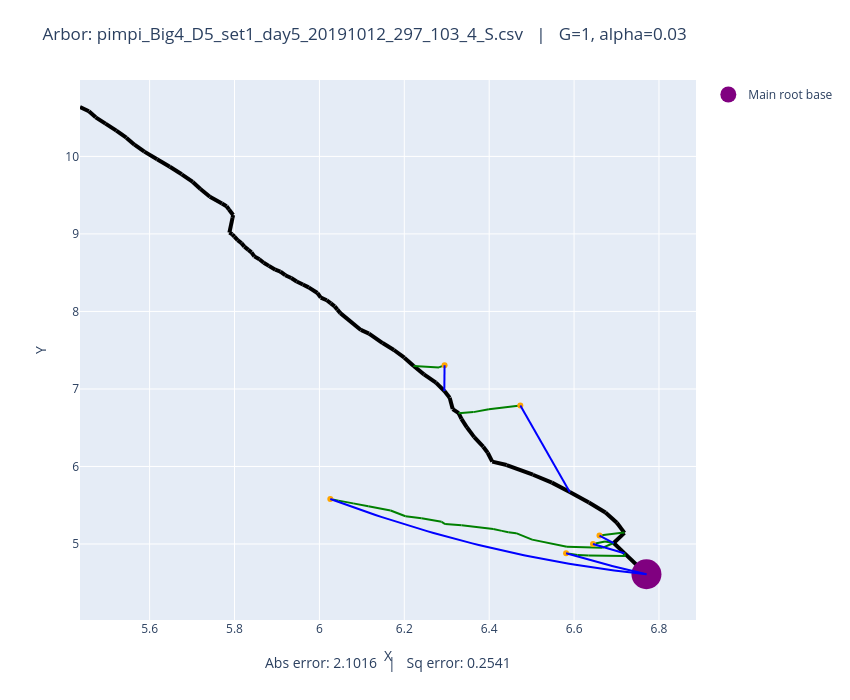

The notebook cell this image was saved under:
### Code cell
# Plot both observed and optimized
plot_arbors(fname, 1, 0.03)

### Figure 1 — Plotly figure (JSON) as saved in the notebook; plotly's stock layout.template omitted (floating-point values rounded to 4 significant figures)
{"data": [{"line": {"color": "black", "width": 4}, "mode": "lines", "showlegend": false, "type": "scatter", "x": [6.77, 6.718], "y": [4.61, 4.882]}, {"line": {"color": "black", "width": 4}, "mode": "lines", "showlegend": false, "type": "scatter", "x": [6.718, 6.693], "y": [4.882, 5.013]}, {"line": {"color": "black", "width": 4}, "mode": "lines", "showlegend": false, "type": "scatter", "x": [6.693, 6.719], "y": [5.013, 5.144]}, {"line": {"color": "black", "width": 4}, "mode": "lines", "showlegend": false, "type": "scatter", "x": [6.719, 6.701], "y": [5.144, 5.274]}, {"line": {"color": "black", "width": 4}, "mode": "lines", "showlegend": false, "type": "scatter", "x": [6.701, 6.674], "y": [5.274, 5.406]}, {"line": {"color": "black", "width": 4}, "mode": "lines", "showlegend": false, "type": "scatter", "x": [6.674, 6.635], "y": [5.406, 5.536]}, {"line": {"color": "black", "width": 4}, "mode": "lines", "showlegend": false, "type": "scatter", "x": [6.635, 6.59], "y": [5.536, 5.672]}, {"line": {"color": "black", "width": 4}, "mode": "lines", "showlegend": false, "type": "scatter", "x": [6.59, 6.548], "y": [5.672, 5.792]}, {"line": {"color": "black", "width": 4}, "mode": "lines", "showlegend": false, "type": "scatter", "x": [6.548, 6.503], "y": [5.792, 5.894]}, {"line": {"color": "black", "width": 4}, "mode": "lines", "showlegend": false, "type": "scatter", "x": [6.503, 6.441], "y": [5.894, 6.019]}, {"line": {"color": "black", "width": 4}, "mode": "lines", "showlegend": false, "type": "scatter", "x": [6.441, 6.407], "y": [6.019, 6.063]}, {"line": {"color": "black", "width": 4}, "mode": "lines", "showlegend": false, "type": "scatter", "x": [6.407, 6.396], "y": [6.063, 6.177]}, {"line": {"color": "black", "width": 4}, "mode": "lines", "showlegend": false, "type": "scatter", "x": [6.396, 6.386], "y": [6.177, 6.255]}, {"line": {"color": "black", "width": 4}, "mode": "lines", "showlegend": false, "type": "scatter", "x": [6.386, 6.365], "y": [6.255, 6.379]}, {"line": {"color": "black", "width": 4}, "mode": "lines", "showlegend": false, "type": "scatter", "x": [6.365, 6.347], "y": [6.379, 6.505]}, {"line": {"color": "black", "width": 4}, "mode": "lines", "showlegend": false, "type": "scatter", "x": [6.347, 6.335], "y": [6.505, 6.615]}, {"line": {"color": "black", "width": 4}, "mode": "lines", "showlegend": false, "type": "scatter", "x": [6.335, 6.328], "y": [6.615, 6.688]}, {"line": {"color": "black", "width": 4}, "mode": "lines", "showlegend": false, "type": "scatter", "x": [6.328, 6.314], "y": [6.688, 6.741]}, {"line": {"color": "black", "width": 4}, "mode": "lines", "showlegend": false, "type": "scatter", "x": [6.314, 6.307], "y": [6.741, 6.888]}, {"line": {"color": "black", "width": 4}, "mode": "lines", "showlegend": false, "type": "scatter", "x": [6.307, 6.294], "y": [6.888, 6.973]}, {"line": {"color": "black", "width": 4}, "mode": "lines", "showlegend": false, "type": "scatter", "x": [6.294, 6.275], "y": [6.973, 7.082]}, {"line": {"color": "black", "width": 4}, "mode": "lines", "showlegend": false, "type": "scatter", "x": [6.275, 6.246], "y": [7.082, 7.188]}, {"line": {"color": "black", "width": 4}, "mode": "lines", "showlegend": false, "type": "scatter", "x": [6.246, 6.222], "y": [7.188, 7.296]}, {"line": {"color": "black", "width": 4}, "mode": "lines", "showlegend": false, "type": "scatter", "x": [6.222, 6.2], "y": [7.296, 7.404]}, {"line": {"color": "black", "width": 4}, "mode": "lines", "showlegend": false, "type": "scatter", "x": [6.2, 6.176], "y": [7.404, 7.502]}, {"line": {"color": "black", "width": 4}, "mode": "lines", "showlegend": false, "type": "scatter", "x": [6.176, 6.149], "y": [7.502, 7.592]}, {"line": {"color": "black", "width": 4}, "mode": "lines", "showlegend": false, "type": "scatter", "x": [6.149, 6.117], "y": [7.592, 7.715]}, {"line": {"color": "black", "width": 4}, "mode": "lines", "showlegend": false, "type": "scatter", "x": [6.117, 6.098], "y": [7.715, 7.761]}, {"line": {"color": "black", "width": 4}, "mode": "lines", "showlegend": false, "type": "scatter", "x": [6.098, 6.049], "y": [7.761, 7.978]}, {"line": {"color": "black", "width": 4}, "mode": "lines", "showlegend": false, "type": "scatter", "x": [6.049, 6.042], "y": [7.978, 8.023]}, {"line": {"color": "black", "width": 4}, "mode": "lines", "showlegend": false, "type": "scatter", "x": [6.042, 6.036], "y": [8.023, 8.065]}, {"line": {"color": "black", "width": 4}, "mode": "lines", "showlegend": false, "type": "scatter", "x": [6.036, 6.027], "y": [8.065, 8.104]}, {"line": {"color": "black", "width": 4}, "mode": "lines", "showlegend": false, "type": "scatter", "x": [6.027, 6.017], "y": [8.104, 8.145]}, {"line": {"color": "black", "width": 4}, "mode": "lines", "showlegend": false, "type": "scatter", "x": [6.017, 6.003], "y": [8.145, 8.179]}, {"line": {"color": "black", "width": 4}, "mode": "lines", "showlegend": false, "type": "scatter", "x": [6.003, 5.995], "y": [8.179, 8.238]}, {"line": {"color": "black", "width": 4}, "mode": "lines", "showlegend": false, "type": "scatter", "x": [5.995, 5.975], "y": [8.238, 8.31]}, {"line": {"color": "black", "width": 4}, "mode": "lines", "showlegend": false, "type": "scatter", "x": [5.975, 5.961], "y": [8.31, 8.347]}, {"line": {"color": "black", "width": 4}, "mode": "lines", "showlegend": false, "type": "scatter", "x": [5.961, 5.946], "y": [8.347, 8.387]}, {"line": {"color": "black", "width": 4}, "mode": "lines", "showlegend": false, "type": "scatter", "x": [5.946, 5.934], "y": [8.387, 8.431]}, {"line": {"color": "black", "width": 4}, "mode": "lines", "showlegend": false, "type": "scatter", "x": [5.934, 5.92], "y": [8.431, 8.467]}, {"line": {"color": "black", "width": 4}, "mode": "lines", "showlegend": false, "type": "scatter", "x": [5.92, 5.908], "y": [8.467, 8.515]}, {"line": {"color": "black", "width": 4}, "mode": "lines", "showlegend": false, "type": "scatter", "x": [5.908, 5.896], "y": [8.515, 8.538]}, {"line": {"color": "black", "width": 4}, "mode": "lines", "showlegend": false, "type": "scatter", "x": [5.896, 5.881], "y": [8.538, 8.588]}, {"line": {"color": "black", "width": 4}, "mode": "lines", "showlegend": false, "type": "scatter", "x": [5.881, 5.869], "y": [8.588, 8.629]}, {"line": {"color": "black", "width": 4}, "mode": "lines", "showlegend": false, "type": "scatter", "x": [5.869, 5.859], "y": [8.629, 8.673]}, {"line": {"color": "black", "width": 4}, "mode": "lines", "showlegend": false, "type": "scatter", "x": [5.859, 5.847], "y": [8.673, 8.711]}, {"line": {"color": "black", "width": 4}, "mode": "lines", "showlegend": false, "type": "scatter", "x": [5.847, 5.84], "y": [8.711, 8.762]}, {"line": {"color": "black", "width": 4}, "mode": "lines", "showlegend": false, "type": "scatter", "x": [5.84, 5.833], "y": [8.762, 8.795]}, {"line": {"color": "black", "width": 4}, "mode": "lines", "showlegend": false, "type": "scatter", "x": [5.833, 5.823], "y": [8.795, 8.836]}, {"line": {"color": "black", "width": 4}, "mode": "lines", "showlegend": false, "type": "scatter", "x": [5.823, 5.816], "y": [8.836, 8.881]}, {"line": {"color": "black", "width": 4}, "mode": "lines", "showlegend": false, "type": "scatter", "x": [5.816, 5.807], "y": [8.881, 8.919]}, {"line": {"color": "black", "width": 4}, "mode": "lines", "showlegend": false, "type": "scatter", "x": [5.807, 5.8], "y": [8.919, 8.964]}, {"line": {"color": "black", "width": 4}, "mode": "lines", "showlegend": false, "type": "scatter", "x": [5.8, 5.795], "y": [8.964, 8.995]}, {"line": {"color": "black", "width": 4}, "mode": "lines", "showlegend": false, "type": "scatter", "x": [5.795, 5.788], "y": [8.995, 9.017]}, {"line": {"color": "black", "width": 4}, "mode": "lines", "showlegend": false, "type": "scatter", "x": [5.788, 5.795], "y": [9.017, 9.208]}, {"line": {"color": "black", "width": 4}, "mode": "lines", "showlegend": false, "type": "scatter", "x": [5.795, 5.797], "y": [9.208, 9.244]}, {"line": {"color": "black", "width": 4}, "mode": "lines", "showlegend": false, "type": "scatter", "x": [5.797, 5.787], "y": [9.244, 9.315]}, {"line": {"color": "black", "width": 4}, "mode": "lines", "showlegend": false, "type": "scatter", "x": [5.787, 5.781], "y": [9.315, 9.357]}, {"line": {"color": "black", "width": 4}, "mode": "lines", "showlegend": false, "type": "scatter", "x": [5.781, 5.77], "y": [9.357, 9.392]}, {"line": {"color": "black", "width": 4}, "mode": "lines", "showlegend": false, "type": "scatter", "x": [5.77, 5.742], "y": [9.392, 9.479]}, {"line": {"color": "black", "width": 4}, "mode": "lines", "showlegend": false, "type": "scatter", "x": [5.742, 5.72], "y": [9.479, 9.58]}, {"line": {"color": "black", "width": 4}, "mode": "lines", "showlegend": false, "type": "scatter", "x": [5.72, 5.702], "y": [9.58, 9.671]}, {"line": {"color": "black", "width": 4}, "mode": "lines", "showlegend": false, "type": "scatter", "x": [5.702, 5.676], "y": [9.671, 9.77]}, {"line": {"color": "black", "width": 4}, "mode": "lines", "showlegend": false, "type": "scatter", "x": [5.676, 5.648], "y": [9.77, 9.867]}, {"line": {"color": "black", "width": 4}, "mode": "lines", "showlegend": false, "type": "scatter", "x": [5.648, 5.618], "y": [9.867, 9.965]}, {"line": {"color": "black", "width": 4}, "mode": "lines", "showlegend": false, "type": "scatter", "x": [5.618, 5.588], "y": [9.965, 10.06]}, {"line": {"color": "black", "width": 4}, "mode": "lines", "showlegend": false, "type": "scatter", "x": [5.588, 5.564], "y": [10.06, 10.15]}, {"line": {"color": "black", "width": 4}, "mode": "lines", "showlegend": false, "type": "scatter", "x": [5.564, 5.545], "y": [10.15, 10.24]}, {"line": {"color": "black", "width": 4}, "mode": "lines", "showlegend": false, "type": "scatter", "x": [5.545, 5.522], "y": [10.24, 10.33]}, {"line": {"color": "black", "width": 4}, "mode": "lines", "showlegend": false, "type": "scatter", "x": [5.522, 5.496], "y": [10.33, 10.42]}, {"line": {"color": "black", "width": 4}, "mode": "lines", "showlegend": false, "type": "scatter", "x": [5.496, 5.473], "y": [10.42, 10.5]}, {"line": {"color": "black", "width": 4}, "mode": "lines", "showlegend": false, "type": "scatter", "x": [5.473, 5.457], "y": [10.5, 10.58]}, {"line": {"color": "black", "width": 4}, "mode": "lines", "showlegend": false, "type": "scatter", "x": [5.457, 5.436], "y": [10.58, 10.64]}, {"line": {"color": "green", "width": 2}, "mode": "lines", "showlegend": false, "type": "scatter", "x": [6.66, 6.717], "y": [5.109, 5.147]}, {"line": {"color": "green", "width": 2}, "mode": "lines", "showlegend": false, "type": "scatter", "x": [6.717, 6.719], "y": [5.147, 5.144]}, {"line": {"color": "green", "width": 2}, "mode": "lines", "showlegend": false, "type": "scatter", "x": [6.645, 6.673], "y": [5.001, 5.034]}, {"line": {"color": "green", "width": 2}, "mode": "lines", "showlegend": false, "type": "scatter", "x": [6.673, 6.693], "y": [5.034, 5.013]}, {"line": {"color": "green", "width": 2}, "mode": "lines", "showlegend": false, "type": "scatter", "x": [6.026, 6.045], "y": [5.581, 5.559]}, {"line": {"color": "green", "width": 2}, "mode": "lines", "showlegend": false, "type": "scatter", "x": [6.045, 6.08], "y": [5.559, 5.524]}, {"line": {"color": "green", "width": 2}, "mode": "lines", "showlegend": false, "type": "scatter", "x": [6.08, 6.115], "y": [5.524, 5.486]}, {"line": {"color": "green", "width": 2}, "mode": "lines", "showlegend": false, "type": "scatter", "x": [6.115, 6.168], "y": [5.486, 5.433]}, {"line": {"color": "green", "width": 2}, "mode": "lines", "showlegend": false, "type": "scatter", "x": [6.168, 6.203], "y": [5.433, 5.358]}, {"line": {"color": "green", "width": 2}, "mode": "lines", "showlegend": false, "type": "scatter", "x": [6.203, 6.241], "y": [5.358, 5.332]}, {"line": {"color": "green", "width": 2}, "mode": "lines", "showlegend": false, "type": "scatter", "x": [6.241, 6.288], "y": [5.332, 5.286]}, {"line": {"color": "green", "width": 2}, "mode": "lines", "showlegend": false, "type": "scatter", "x": [6.288, 6.296], "y": [5.286, 5.257]}, {"line": {"color": "green", "width": 2}, "mode": "lines", "showlegend": false, "type": "scatter", "x": [6.296, 6.335], "y": [5.257, 5.241]}, {"line": {"color": "green", "width": 2}, "mode": "lines", "showlegend": false, "type": "scatter", "x": [6.335, 6.41], "y": [5.241, 5.194]}, {"line": {"color": "green", "width": 2}, "mode": "lines", "showlegend": false, "type": "scatter", "x": [6.41, 6.43], "y": [5.194, 5.169]}, {"line": {"color": "green", "width": 2}, "mode": "lines", "showlegend": false, "type": "scatter", "x": [6.43, 6.445], "y": [5.169, 5.151]}, {"line": {"color": "green", "width": 2}, "mode": "lines", "showlegend": false, "type": "scatter", "x": [6.445, 6.463], "y": [5.151, 5.14]}, {"line": {"color": "green", "width": 2}, "mode": "lines", "showlegend": false, "type": "scatter", "x": [6.463, 6.501], "y": [5.14, 5.056]}, {"line": {"color": "green", "width": 2}, "mode": "lines", "showlegend": false, "type": "scatter", "x": [6.501, 6.583], "y": [5.056, 4.963]}, {"line": {"color": "green", "width": 2}, "mode": "lines", "showlegend": false, "type": "scatter", "x": [6.583, 6.667], "y": [4.963, 4.951]}, {"line": {"color": "green", "width": 2}, "mode": "lines", "showlegend": false, "type": "scatter", "x": [6.667, 6.693], "y": [4.951, 5.013]}, {"line": {"color": "green", "width": 2}, "mode": "lines", "showlegend": false, "type": "scatter", "x": [6.581, 6.608], "y": [4.88, 4.86]}, {"line": {"color": "green", "width": 2}, "mode": "lines", "showlegend": false, "type": "scatter", "x": [6.608, 6.634], "y": [4.86, 4.851]}, {"line": {"color": "green", "width": 2}, "mode": "lines", "showlegend": false, "type": "scatter", "x": [6.634, 6.72], "y": [4.851, 4.845]}, {"line": {"color": "green", "width": 2}, "mode": "lines", "showlegend": false, "type": "scatter", "x": [6.72, 6.718], "y": [4.845, 4.882]}, {"line": {"color": "green", "width": 2}, "mode": "lines", "showlegend": false, "type": "scatter", "x": [6.295, 6.282], "y": [7.307, 7.278]}, {"line": {"color": "green", "width": 2}, "mode": "lines", "showlegend": false, "type": "scatter", "x": [6.282, 6.222], "y": [7.278, 7.296]}, {"line": {"color": "green", "width": 2}, "mode": "lines", "showlegend": false, "type": "scatter", "x": [6.473, 6.399], "y": [6.788, 6.737]}, {"line": {"color": "green", "width": 2}, "mode": "lines", "showlegend": false, "type": "scatter", "x": [6.399, 6.363], "y": [6.737, 6.701]}, {"line": {"color": "green", "width": 2}, "mode": "lines", "showlegend": false, "type": "scatter", "x": [6.363, 6.328], "y": [6.701, 6.688]}, {"marker": {"color": "orange"}, "mode": "markers", "showlegend": false, "type": "scatter", "x": [6.66], "y": [5.109]}, {"marker": {"color": "orange"}, "mode": "markers", "showlegend": false, "type": "scatter", "x": [6.645], "y": [5.001]}, {"marker": {"color": "orange"}, "mode": "markers", "showlegend": false, "type": "scatter", "x": [6.026], "y": [5.581]}, {"marker": {"color": "orange"}, "mode": "markers", "showlegend": false, "type": "scatter", "x": [6.581], "y": [4.88]}, {"marker": {"color": "orange"}, "mode": "markers", "showlegend": false, "type": "scatter", "x": [6.295], "y": [7.307]}, {"marker": {"color": "orange"}, "mode": "markers", "showlegend": false, "type": "scatter", "x": [6.473], "y": [6.788]}, {"marker": {"color": "purple", "size": 30}, "mode": "markers", "name": "Main root base", "type": "scatter", "x": [6.77], "y": [4.61]}, {"line": {"color": "blue"}, "mode": "lines", "showlegend": false, "type": "scatter", "x": [6.66, 6.661, 6.661, 6.662, 6.663, 6.663, 6.664, 6.665, 6.665, 6.666, 6.667, 6.667, 6.668, 6.669, 6.669, 6.67, 6.671, 6.671, 6.672, 6.673, 6.674, 6.674, 6.675, 6.676, 6.676, 6.677, 6.678, 6.678, 6.679, 6.68, 6.68, 6.681, 6.682, 6.682, 6.683, 6.684, 6.684, 6.685, 6.686, 6.686, 6.687, 6.688, 6.689, 6.689, 6.69, 6.691, 6.691, 6.692, 6.693, 6.693], "y": [5.109, 5.107, 5.105, 5.103, 5.101, 5.099, 5.097, 5.095, 5.093, 5.091, 5.089, 5.087, 5.085, 5.083, 5.082, 5.08, 5.078, 5.076, 5.074, 5.072, 5.07, 5.068, 5.066, 5.064, 5.062, 5.06, 5.058, 5.056, 5.054, 5.052, 5.05, 5.048, 5.046, 5.044, 5.042, 5.04, 5.038, 5.036, 5.034, 5.032, 5.03, 5.028, 5.026, 5.024, 5.022, 5.021, 5.019, 5.017, 5.015, 5.013]}, {"line": {"color": "blue"}, "mode": "lines", "showlegend": false, "type": "scatter", "x": [6.645, 6.646, 6.648, 6.649, 6.651, 6.652, 6.654, 6.655, 6.657, 6.658, 6.66, 6.661, 6.663, 6.664, 6.666, 6.667, 6.669, 6.67, 6.672, 6.673, 6.675, 6.676, 6.678, 6.679, 6.681, 6.682, 6.684, 6.685, 6.687, 6.688, 6.69, 6.691, 6.693, 6.694, 6.696, 6.697, 6.699, 6.7, 6.702, 6.703, 6.705, 6.706, 6.708, 6.709, 6.711, 6.712, 6.714, 6.715, 6.717, 6.718], "y": [5.001, 4.998, 4.996, 4.993, 4.991, 4.988, 4.986, 4.983, 4.981, 4.978, 4.976, 4.973, 4.971, 4.968, 4.966, 4.963, 4.961, 4.958, 4.956, 4.953, 4.951, 4.948, 4.946, 4.944, 4.941, 4.939, 4.936, 4.934, 4.931, 4.929, 4.927, 4.924, 4.922, 4.919, 4.917, 4.915, 4.912, 4.91, 4.908, 4.905, 4.903, 4.9, 4.898, 4.896, 4.893, 4.891, 4.889, 4.886, 4.884, 4.882]}, {"line": {"color": "blue"}, "mode": "lines", "showlegend": false, "type": "scatter", "x": [6.026, 6.041, 6.056, 6.071, 6.086, 6.102, 6.117, 6.132, 6.147, 6.162, 6.178, 6.193, 6.208, 6.223, 6.238, 6.254, 6.269, 6.284, 6.299, 6.314, 6.33, 6.345, 6.36, 6.375, 6.39, 6.406, 6.421, 6.436, 6.451, 6.466, 6.482, 6.497, 6.512, 6.527, 6.542, 6.558, 6.573, 6.588, 6.603, 6.618, 6.634, 6.649, 6.664, 6.679, 6.694, 6.71, 6.725, 6.74, 6.755, 6.77], "y": [5.581, 5.55, 5.52, 5.49, 5.46, 5.431, 5.403, 5.374, 5.347, 5.32, 5.293, 5.267, 5.241, 5.215, 5.19, 5.166, 5.142, 5.118, 5.095, 5.073, 5.051, 5.029, 5.008, 4.987, 4.967, 4.947, 4.928, 4.909, 4.89, 4.872, 4.855, 4.838, 4.821, 4.805, 4.789, 4.774, 4.759, 4.745, 4.731, 4.718, 4.705, 4.693, 4.681, 4.669, 4.658, 4.648, 4.637, 4.628, 4.619, 4.61]}, {"line": {"color": "blue"}, "mode": "lines", "showlegend": false, "type": "scatter", "x": [6.581, 6.585, 6.589, 6.593, 6.597, 6.6, 6.604, 6.608, 6.612, 6.616, 6.62, 6.624, 6.628, 6.631, 6.635, 6.639, 6.643, 6.647, 6.651, 6.655, 6.658, 6.662, 6.666, 6.67, 6.674, 6.678, 6.682, 6.685, 6.689, 6.693, 6.697, 6.701, 6.705, 6.709, 6.713, 6.716, 6.72, 6.724, 6.728, 6.732, 6.736, 6.74, 6.743, 6.747, 6.751, 6.755, 6.759, 6.763, 6.767, 6.77], "y": [4.88, 4.874, 4.868, 4.862, 4.855, 4.849, 4.843, 4.837, 4.831, 4.825, 4.819, 4.813, 4.807, 4.801, 4.796, 4.79, 4.784, 4.778, 4.773, 4.767, 4.761, 4.756, 4.75, 4.744, 4.739, 4.733, 4.728, 4.722, 4.717, 4.712, 4.706, 4.701, 4.695, 4.69, 4.685, 4.68, 4.675, 4.669, 4.664, 4.659, 4.654, 4.649, 4.644, 4.639, 4.634, 4.629, 4.624, 4.619, 4.615, 4.61]}, {"line": {"color": "blue"}, "mode": "lines", "showlegend": false, "type": "scatter", "x": [6.294, 6.294, 6.294, 6.294, 6.294, 6.294, 6.294, 6.294, 6.294, 6.294, 6.294, 6.294, 6.294, 6.294, 6.294, 6.294, 6.294, 6.294, 6.294, 6.295, 6.295, 6.295, 6.295, 6.295, 6.295, 6.295, 6.295, 6.295, 6.295, 6.295, 6.295, 6.295, 6.295, 6.295, 6.295, 6.295, 6.295, 6.295, 6.295, 6.295, 6.295, 6.295, 6.295, 6.295, 6.295, 6.295, 6.295, 6.295, 6.295, 6.295], "y": [6.974, 6.981, 6.988, 6.995, 7.002, 7.008, 7.015, 7.022, 7.029, 7.036, 7.042, 7.049, 7.056, 7.063, 7.07, 7.076, 7.083, 7.09, 7.097, 7.104, 7.11, 7.117, 7.124, 7.131, 7.138, 7.144, 7.151, 7.158, 7.165, 7.171, 7.178, 7.185, 7.192, 7.199, 7.205, 7.212, 7.219, 7.226, 7.233, 7.239, 7.246, 7.253, 7.26, 7.267, 7.273, 7.28, 7.287, 7.294, 7.301, 7.307]}, {"line": {"color": "blue"}, "mode": "lines", "showlegend": false, "type": "scatter", "x": [6.473, 6.476, 6.478, 6.48, 6.483, 6.485, 6.488, 6.49, 6.492, 6.495, 6.497, 6.499, 6.502, 6.504, 6.507, 6.509, 6.511, 6.514, 6.516, 6.519, 6.521, 6.523, 6.526, 6.528, 6.53, 6.533, 6.535, 6.538, 6.54, 6.542, 6.545, 6.547, 6.549, 6.552, 6.554, 6.557, 6.559, 6.561, 6.564, 6.566, 6.568, 6.571, 6.573, 6.576, 6.578, 6.58, 6.583, 6.585, 6.587, 6.59], "y": [6.788, 6.765, 6.742, 6.719, 6.696, 6.673, 6.65, 6.627, 6.604, 6.581, 6.558, 6.535, 6.512, 6.489, 6.466, 6.444, 6.421, 6.398, 6.375, 6.352, 6.329, 6.306, 6.284, 6.261, 6.238, 6.215, 6.193, 6.17, 6.147, 6.124, 6.102, 6.079, 6.056, 6.033, 6.011, 5.988, 5.965, 5.943, 5.92, 5.898, 5.875, 5.852, 5.83, 5.807, 5.785, 5.762, 5.74, 5.717, 5.694, 5.672]}], "layout": {"annotations": [{"font": {"size": 14}, "showarrow": false, "text": "Abs error: 2.1016   |   Sq error: 0.2541", "x": 0.5, "xref": "paper", "y": -0.1, "yref": "paper"}], "height": 700, "margin": {"b": 80, "t": 80}, "title": {"text": "Arbor: pimpi_Big4_D5_set1_day5_20191012_297_103_4_S.csv   |   G=1, alpha=0.03"}, "width": 850, "xaxis": {"autorange": true, "range": [5.436, 6.888], "title": {"text": "X"}, "type": "linear"}, "yaxis": {"autorange": true, "range": [4.02, 10.99], "title": {"text": "Y"}, "type": "linear"}}}
